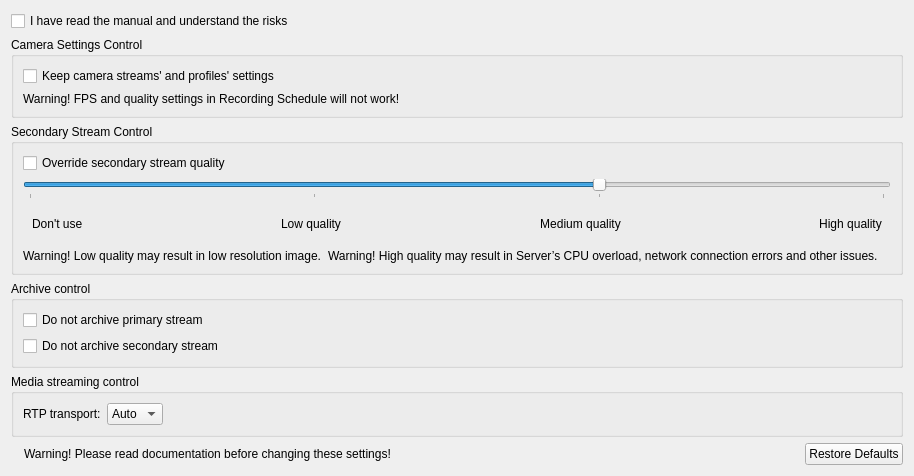
<?xml version="1.0" encoding="UTF-8"?>
<ui version="4.0">
 <class>AdvancedSettingsWidget</class>
 <widget class="QWidget" name="AdvancedSettingsWidget">
  <property name="geometry">
   <rect>
    <x>0</x>
    <y>0</y>
    <width>864</width>
    <height>461</height>
   </rect>
  </property>
  <property name="windowTitle">
   <string>Form</string>
  </property>
  <layout class="QVBoxLayout" name="verticalLayout_5">
   <item>
    <widget class="QCheckBox" name="assureCheckBox">
     <property name="text">
      <string>I have read the manual and understand the risks</string>
     </property>
    </widget>
   </item>
   <item>
    <widget class="QWidget" name="assureWidget" native="true">
     <layout class="QVBoxLayout" name="verticalLayout">
      <property name="leftMargin">
       <number>0</number>
      </property>
      <property name="topMargin">
       <number>0</number>
      </property>
      <property name="rightMargin">
       <number>0</number>
      </property>
      <property name="bottomMargin">
       <number>0</number>
      </property>
      <item>
       <widget class="QGroupBox" name="settingsGroupBox">
        <property name="title">
         <string>Camera Settings Control</string>
        </property>
        <layout class="QVBoxLayout" name="verticalLayout_4">
         <item>
          <widget class="QCheckBox" name="settingsDisableControlCheckBox">
           <property name="text">
            <string>Keep camera streams' and profiles' settings</string>
           </property>
          </widget>
         </item>
         <item>
          <widget class="QWidget" name="horizontalWidget" native="true">
           <layout class="QHBoxLayout" name="horizontalLayout_3">
            <property name="leftMargin">
             <number>0</number>
            </property>
            <property name="topMargin">
             <number>0</number>
            </property>
            <property name="rightMargin">
             <number>0</number>
            </property>
            <property name="bottomMargin">
             <number>0</number>
            </property>
            <item>
             <widget class="QLabel" name="settingsWarningLabel">
              <property name="text">
               <string>Warning! FPS and quality settings in Recording Schedule will not work!</string>
              </property>
             </widget>
            </item>
            <item>
             <widget class="QLabel" name="verticalSpacerLabel">
              <property name="text">
               <string notr="true"/>
              </property>
             </widget>
            </item>
           </layout>
          </widget>
         </item>
        </layout>
       </widget>
      </item>
      <item>
       <widget class="QGroupBox" name="qualityGroupBox">
        <property name="title">
         <string>Secondary Stream Control</string>
        </property>
        <layout class="QVBoxLayout" name="verticalLayout_3">
         <item>
          <widget class="QCheckBox" name="qualityOverrideCheckBox">
           <property name="text">
            <string>Override secondary stream quality</string>
           </property>
          </widget>
         </item>
         <item>
          <widget class="QSlider" name="qualitySlider">
           <property name="maximum">
            <number>3</number>
           </property>
           <property name="pageStep">
            <number>1</number>
           </property>
           <property name="value">
            <number>2</number>
           </property>
           <property name="orientation">
            <enum>Qt::Horizontal</enum>
           </property>
           <property name="tickPosition">
            <enum>QSlider::TicksBelow</enum>
           </property>
          </widget>
         </item>
         <item>
          <widget class="QWidget" name="qualityLabelsWidget" native="true">
           <layout class="QHBoxLayout" name="horizontalLayout">
            <property name="spacing">
             <number>0</number>
            </property>
            <item>
             <widget class="QLabel" name="labelDontUseQuality">
              <property name="text">
               <string>Don't use</string>
              </property>
             </widget>
            </item>
            <item>
             <spacer name="horizontalSpacer_4">
              <property name="orientation">
               <enum>Qt::Horizontal</enum>
              </property>
              <property name="sizeHint" stdset="0">
               <size>
                <width>40</width>
                <height>20</height>
               </size>
              </property>
             </spacer>
            </item>
            <item>
             <widget class="QLabel" name="labelLowQuality">
              <property name="text">
               <string>Low quality</string>
              </property>
              <property name="alignment">
               <set>Qt::AlignCenter</set>
              </property>
             </widget>
            </item>
            <item>
             <spacer name="horizontalSpacer_2">
              <property name="orientation">
               <enum>Qt::Horizontal</enum>
              </property>
              <property name="sizeHint" stdset="0">
               <size>
                <width>40</width>
                <height>20</height>
               </size>
              </property>
             </spacer>
            </item>
            <item>
             <widget class="QLabel" name="labelMedQuality">
              <property name="text">
               <string>Medium quality</string>
              </property>
              <property name="alignment">
               <set>Qt::AlignCenter</set>
              </property>
             </widget>
            </item>
            <item>
             <spacer name="horizontalSpacer_3">
              <property name="orientation">
               <enum>Qt::Horizontal</enum>
              </property>
              <property name="sizeHint" stdset="0">
               <size>
                <width>40</width>
                <height>20</height>
               </size>
              </property>
             </spacer>
            </item>
            <item>
             <widget class="QLabel" name="labelHiQuality">
              <property name="text">
               <string>High quality</string>
              </property>
              <property name="alignment">
               <set>Qt::AlignCenter</set>
              </property>
             </widget>
            </item>
           </layout>
          </widget>
         </item>
         <item>
          <widget class="QWidget" name="widget" native="true">
           <layout class="QHBoxLayout" name="horizontalLayout_5">
            <property name="leftMargin">
             <number>0</number>
            </property>
            <property name="topMargin">
             <number>0</number>
            </property>
            <property name="rightMargin">
             <number>0</number>
            </property>
            <property name="bottomMargin">
             <number>0</number>
            </property>
            <item>
             <widget class="QLabel" name="lowQualityWarningLabel">
              <property name="text">
               <string>&lt;html&gt;&lt;head/&gt;&lt;body&gt;&lt;p&gt;Warning! Low quality may result in low resolution image.&lt;/p&gt;&lt;/body&gt;&lt;/html&gt;</string>
              </property>
             </widget>
            </item>
            <item>
             <widget class="QLabel" name="highQualityWarningLabel">
              <property name="text">
               <string>Warning! High quality may result in Server’s CPU overload, network connection errors and other issues.</string>
              </property>
             </widget>
            </item>
            <item>
             <widget class="QLabel" name="verticalSpacerLabel_2">
              <property name="text">
               <string notr="true"/>
              </property>
             </widget>
            </item>
           </layout>
          </widget>
         </item>
        </layout>
       </widget>
      </item>
      <item>
       <widget class="QGroupBox" name="groupBoxArchive">
        <property name="title">
         <string>Archive control</string>
        </property>
        <layout class="QVBoxLayout" name="verticalLayout_2">
         <item>
          <widget class="QCheckBox" name="checkBoxPrimaryRecorder">
           <property name="text">
            <string>Do not archive primary stream</string>
           </property>
          </widget>
         </item>
         <item>
          <widget class="QCheckBox" name="checkBoxSecondaryRecorder">
           <property name="text">
            <string>Do not archive secondary stream</string>
           </property>
          </widget>
         </item>
        </layout>
       </widget>
      </item>
      <item>
       <widget class="QGroupBox" name="groupBoxRTP">
        <property name="title">
         <string>Media streaming control</string>
        </property>
        <layout class="QHBoxLayout" name="horizontalLayout_2">
         <item>
          <widget class="QLabel" name="labelTransport">
           <property name="text">
            <string>RTP transport:</string>
           </property>
          </widget>
         </item>
         <item>
          <widget class="QComboBox" name="comboBoxTransport">
           <item>
            <property name="text">
             <string>Auto</string>
            </property>
           </item>
           <item>
            <property name="text">
             <string>TCP</string>
            </property>
           </item>
           <item>
            <property name="text">
             <string>UDP</string>
            </property>
           </item>
          </widget>
         </item>
         <item>
          <spacer name="horizontalSpacer_5">
           <property name="orientation">
            <enum>Qt::Horizontal</enum>
           </property>
           <property name="sizeHint" stdset="0">
            <size>
             <width>40</width>
             <height>20</height>
            </size>
           </property>
          </spacer>
         </item>
        </layout>
       </widget>
      </item>
      <item>
       <spacer name="verticalSpacer">
        <property name="orientation">
         <enum>Qt::Vertical</enum>
        </property>
        <property name="sizeHint" stdset="0">
         <size>
          <width>20</width>
          <height>40</height>
         </size>
        </property>
       </spacer>
      </item>
      <item>
       <layout class="QHBoxLayout" name="horizontalLayout_4">
        <item>
         <widget class="QLabel" name="iconLabel">
          <property name="maximumSize">
           <size>
            <width>32</width>
            <height>32</height>
           </size>
          </property>
          <property name="text">
           <string/>
          </property>
          <property name="textFormat">
           <enum>Qt::RichText</enum>
          </property>
          <property name="pixmap">
           <pixmap resource="../../../../x64/build/client.qrc">:/skin/warning.png</pixmap>
          </property>
          <property name="scaledContents">
           <bool>true</bool>
          </property>
         </widget>
        </item>
        <item>
         <widget class="QLabel" name="generalWarningLabel">
          <property name="text">
           <string>Warning! Please read documentation before changing these settings!</string>
          </property>
         </widget>
        </item>
        <item>
         <spacer name="horizontalSpacer">
          <property name="orientation">
           <enum>Qt::Horizontal</enum>
          </property>
          <property name="sizeHint" stdset="0">
           <size>
            <width>40</width>
            <height>20</height>
           </size>
          </property>
         </spacer>
        </item>
        <item>
         <widget class="QPushButton" name="restoreDefaultsButton">
          <property name="text">
           <string>Restore Defaults</string>
          </property>
         </widget>
        </item>
       </layout>
      </item>
     </layout>
    </widget>
   </item>
  </layout>
 </widget>
 <resources>
  <include location="../../../../x64/build/client.qrc"/>
  <include location="../../../../x64/build/client.qrc"/>
  <include location="../../../../x64/build/client.qrc"/>
  <include location="../../../../x64/build/client.qrc"/>
  <include location="../../../../x64/build/client.qrc"/>
  <include location="../../../../x64/build/client.qrc"/>
  <include location="../../../../x64/build/client.qrc"/>
  <include location="../../../../x64/build/client.qrc"/>
  <include location="../../../../x64/build/client.qrc"/>
 </resources>
 <connections/>
</ui>
